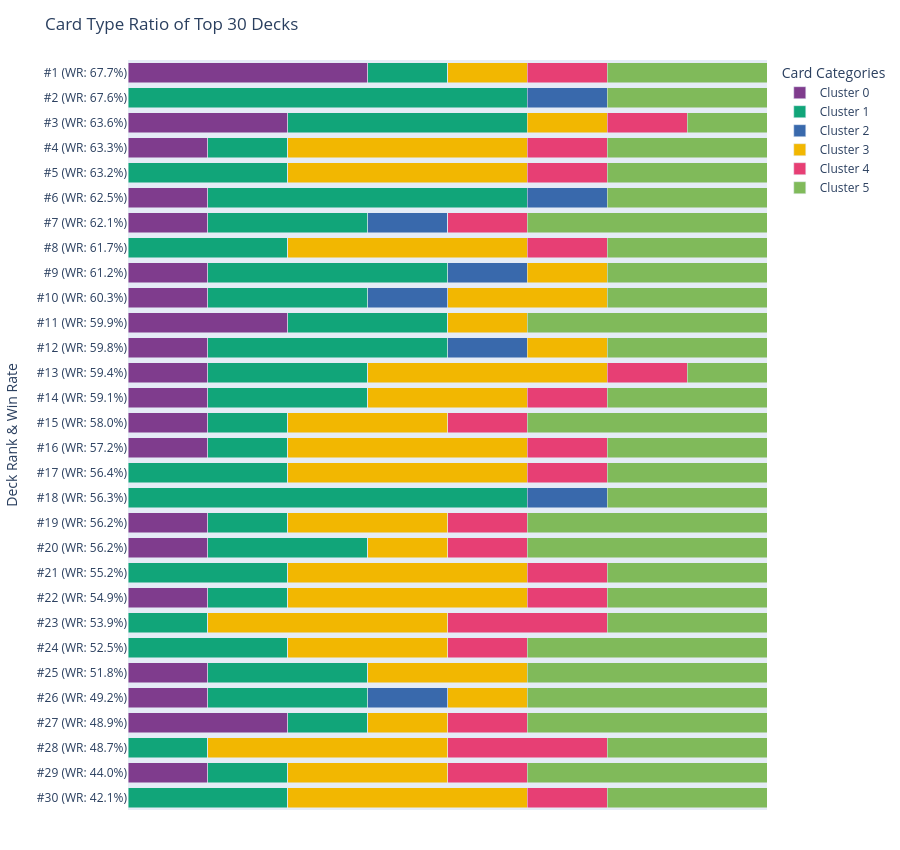

Notebook code cell kept with this figure:
### Markdown cell above
## Plot Deck Compositions

### Code cell
# Bar Chart of Deck Ratios
card_to_cluster = dict(zip(cards_df['name'], cards_df['Cluster']))
deck_clusters = decks_df.iloc[:, :8].map(lambda x: card_to_cluster.get(x, np.nan))

cluster_counts = deck_clusters.apply(lambda row: row.value_counts(), axis=1).fillna(0).astype(int)
cluster_counts = cluster_counts.reindex(columns=sorted(cluster_counts.columns))
cluster_counts.columns = [f"Cluster {int(c)}" for c in cluster_counts.columns]

cluster_ratios = cluster_counts.div(8)

decks_sorted = decks_df.sort_values(by='Win Rate', ascending=False).reset_index(drop=True)
cluster_ratios['Deck'] = [f"#{i+1} (WR: {row['Win Rate']}%)" for i, row in decks_sorted.iterrows()]

df_long = cluster_ratios.melt(id_vars='Deck', var_name='Cluster', value_name='Ratio')

fig = px.bar(
    df_long, 
    x='Ratio', 
    y='Deck', 
    color='Cluster', 
    orientation='h',
    title='Card Type Ratio of Top 30 Decks',
    labels={'Deck': 'Deck Rank & Win Rate'},
    category_orders={'Deck': cluster_ratios['Deck']} ,
    color_discrete_sequence=px.colors.qualitative.Bold
)

fig.update_layout(
    barmode='stack',
    height=850,
    xaxis=dict(visible=False, range=[0, 1]),
    margin=dict(l=120, r=40, t=60, b=40),
    legend_title_text='Card Categories',
    hovermode='y unified'
)

#fig.write_html('./graphs/card_type_ratio.html')
fig.show()

### Figure 1 — Plotly figure (JSON) as saved in the notebook; plotly's stock layout.template omitted (floating-point values rounded to 4 significant figures)
{"data": [{"hovertemplate": "Cluster=Cluster 0<br>Ratio=%{x}<br>Deck Rank & Win Rate=%{y}<extra></extra>", "legendgroup": "Cluster 0", "marker": {"color": "rgb(127, 60, 141)", "pattern": {"shape": ""}}, "name": "Cluster 0", "orientation": "h", "showlegend": true, "textposition": "auto", "type": "bar", "x": [0.375, 0.0, 0.25, 0.125, 0.0, 0.125, 0.125, 0.0, 0.125, 0.125, 0.25, 0.125, 0.125, 0.125, 0.125, 0.125, 0.0, 0.0, 0.125, 0.125, 0.0, 0.125, 0.0, 0.0, 0.125, 0.125, 0.25, 0.0, 0.125, 0.0], "xaxis": "x", "y": ["#1 (WR: 67.7%)", "#2 (WR: 67.6%)", "#3 (WR: 63.6%)", "#4 (WR: 63.3%)", "#5 (WR: 63.2%)", "#6 (WR: 62.5%)", "#7 (WR: 62.1%)", "#8 (WR: 61.7%)", "#9 (WR: 61.2%)", "#10 (WR: 60.3%)", "#11 (WR: 59.9%)", "#12 (WR: 59.8%)", "#13 (WR: 59.4%)", "#14 (WR: 59.1%)", "#15 (WR: 58.0%)", "#16 (WR: 57.2%)", "#17 (WR: 56.4%)", "#18 (WR: 56.3%)", "#19 (WR: 56.2%)", "#20 (WR: 56.2%)", "#21 (WR: 55.2%)", "#22 (WR: 54.9%)", "#23 (WR: 53.9%)", "#24 (WR: 52.5%)", "#25 (WR: 51.8%)", "#26 (WR: 49.2%)", "#27 (WR: 48.9%)", "#28 (WR: 48.7%)", "#29 (WR: 44.0%)", "#30 (WR: 42.1%)"], "yaxis": "y"}, {"hovertemplate": "Cluster=Cluster 1<br>Ratio=%{x}<br>Deck Rank & Win Rate=%{y}<extra></extra>", "legendgroup": "Cluster 1", "marker": {"color": "rgb(17, 165, 121)", "pattern": {"shape": ""}}, "name": "Cluster 1", "orientation": "h", "showlegend": true, "textposition": "auto", "type": "bar", "x": [0.125, 0.625, 0.375, 0.125, 0.25, 0.5, 0.25, 0.25, 0.375, 0.25, 0.25, 0.375, 0.25, 0.25, 0.125, 0.125, 0.25, 0.625, 0.125, 0.25, 0.25, 0.125, 0.125, 0.25, 0.25, 0.25, 0.125, 0.125, 0.125, 0.25], "xaxis": "x", "y": ["#1 (WR: 67.7%)", "#2 (WR: 67.6%)", "#3 (WR: 63.6%)", "#4 (WR: 63.3%)", "#5 (WR: 63.2%)", "#6 (WR: 62.5%)", "#7 (WR: 62.1%)", "#8 (WR: 61.7%)", "#9 (WR: 61.2%)", "#10 (WR: 60.3%)", "#11 (WR: 59.9%)", "#12 (WR: 59.8%)", "#13 (WR: 59.4%)", "#14 (WR: 59.1%)", "#15 (WR: 58.0%)", "#16 (WR: 57.2%)", "#17 (WR: 56.4%)", "#18 (WR: 56.3%)", "#19 (WR: 56.2%)", "#20 (WR: 56.2%)", "#21 (WR: 55.2%)", "#22 (WR: 54.9%)", "#23 (WR: 53.9%)", "#24 (WR: 52.5%)", "#25 (WR: 51.8%)", "#26 (WR: 49.2%)", "#27 (WR: 48.9%)", "#28 (WR: 48.7%)", "#29 (WR: 44.0%)", "#30 (WR: 42.1%)"], "yaxis": "y"}, {"hovertemplate": "Cluster=Cluster 2<br>Ratio=%{x}<br>Deck Rank & Win Rate=%{y}<extra></extra>", "legendgroup": "Cluster 2", "marker": {"color": "rgb(57, 105, 172)", "pattern": {"shape": ""}}, "name": "Cluster 2", "orientation": "h", "showlegend": true, "textposition": "auto", "type": "bar", "x": [0.0, 0.125, 0.0, 0.0, 0.0, 0.125, 0.125, 0.0, 0.125, 0.125, 0.0, 0.125, 0.0, 0.0, 0.0, 0.0, 0.0, 0.125, 0.0, 0.0, 0.0, 0.0, 0.0, 0.0, 0.0, 0.125, 0.0, 0.0, 0.0, 0.0], "xaxis": "x", "y": ["#1 (WR: 67.7%)", "#2 (WR: 67.6%)", "#3 (WR: 63.6%)", "#4 (WR: 63.3%)", "#5 (WR: 63.2%)", "#6 (WR: 62.5%)", "#7 (WR: 62.1%)", "#8 (WR: 61.7%)", "#9 (WR: 61.2%)", "#10 (WR: 60.3%)", "#11 (WR: 59.9%)", "#12 (WR: 59.8%)", "#13 (WR: 59.4%)", "#14 (WR: 59.1%)", "#15 (WR: 58.0%)", "#16 (WR: 57.2%)", "#17 (WR: 56.4%)", "#18 (WR: 56.3%)", "#19 (WR: 56.2%)", "#20 (WR: 56.2%)", "#21 (WR: 55.2%)", "#22 (WR: 54.9%)", "#23 (WR: 53.9%)", "#24 (WR: 52.5%)", "#25 (WR: 51.8%)", "#26 (WR: 49.2%)", "#27 (WR: 48.9%)", "#28 (WR: 48.7%)", "#29 (WR: 44.0%)", "#30 (WR: 42.1%)"], "yaxis": "y"}, {"hovertemplate": "Cluster=Cluster 3<br>Ratio=%{x}<br>Deck Rank & Win Rate=%{y}<extra></extra>", "legendgroup": "Cluster 3", "marker": {"color": "rgb(242, 183, 1)", "pattern": {"shape": ""}}, "name": "Cluster 3", "orientation": "h", "showlegend": true, "textposition": "auto", "type": "bar", "x": [0.125, 0.0, 0.125, 0.375, 0.375, 0.0, 0.0, 0.375, 0.125, 0.25, 0.125, 0.125, 0.375, 0.25, 0.25, 0.375, 0.375, 0.0, 0.25, 0.125, 0.375, 0.375, 0.375, 0.25, 0.25, 0.125, 0.125, 0.375, 0.25, 0.375], "xaxis": "x", "y": ["#1 (WR: 67.7%)", "#2 (WR: 67.6%)", "#3 (WR: 63.6%)", "#4 (WR: 63.3%)", "#5 (WR: 63.2%)", "#6 (WR: 62.5%)", "#7 (WR: 62.1%)", "#8 (WR: 61.7%)", "#9 (WR: 61.2%)", "#10 (WR: 60.3%)", "#11 (WR: 59.9%)", "#12 (WR: 59.8%)", "#13 (WR: 59.4%)", "#14 (WR: 59.1%)", "#15 (WR: 58.0%)", "#16 (WR: 57.2%)", "#17 (WR: 56.4%)", "#18 (WR: 56.3%)", "#19 (WR: 56.2%)", "#20 (WR: 56.2%)", "#21 (WR: 55.2%)", "#22 (WR: 54.9%)", "#23 (WR: 53.9%)", "#24 (WR: 52.5%)", "#25 (WR: 51.8%)", "#26 (WR: 49.2%)", "#27 (WR: 48.9%)", "#28 (WR: 48.7%)", "#29 (WR: 44.0%)", "#30 (WR: 42.1%)"], "yaxis": "y"}, {"hovertemplate": "Cluster=Cluster 4<br>Ratio=%{x}<br>Deck Rank & Win Rate=%{y}<extra></extra>", "legendgroup": "Cluster 4", "marker": {"color": "rgb(231, 63, 116)", "pattern": {"shape": ""}}, "name": "Cluster 4", "orientation": "h", "showlegend": true, "textposition": "auto", "type": "bar", "x": [0.125, 0.0, 0.125, 0.125, 0.125, 0.0, 0.125, 0.125, 0.0, 0.0, 0.0, 0.0, 0.125, 0.125, 0.125, 0.125, 0.125, 0.0, 0.125, 0.125, 0.125, 0.125, 0.25, 0.125, 0.0, 0.0, 0.125, 0.25, 0.125, 0.125], "xaxis": "x", "y": ["#1 (WR: 67.7%)", "#2 (WR: 67.6%)", "#3 (WR: 63.6%)", "#4 (WR: 63.3%)", "#5 (WR: 63.2%)", "#6 (WR: 62.5%)", "#7 (WR: 62.1%)", "#8 (WR: 61.7%)", "#9 (WR: 61.2%)", "#10 (WR: 60.3%)", "#11 (WR: 59.9%)", "#12 (WR: 59.8%)", "#13 (WR: 59.4%)", "#14 (WR: 59.1%)", "#15 (WR: 58.0%)", "#16 (WR: 57.2%)", "#17 (WR: 56.4%)", "#18 (WR: 56.3%)", "#19 (WR: 56.2%)", "#20 (WR: 56.2%)", "#21 (WR: 55.2%)", "#22 (WR: 54.9%)", "#23 (WR: 53.9%)", "#24 (WR: 52.5%)", "#25 (WR: 51.8%)", "#26 (WR: 49.2%)", "#27 (WR: 48.9%)", "#28 (WR: 48.7%)", "#29 (WR: 44.0%)", "#30 (WR: 42.1%)"], "yaxis": "y"}, {"hovertemplate": "Cluster=Cluster 5<br>Ratio=%{x}<br>Deck Rank & Win Rate=%{y}<extra></extra>", "legendgroup": "Cluster 5", "marker": {"color": "rgb(128, 186, 90)", "pattern": {"shape": ""}}, "name": "Cluster 5", "orientation": "h", "showlegend": true, "textposition": "auto", "type": "bar", "x": [0.25, 0.25, 0.125, 0.25, 0.25, 0.25, 0.375, 0.25, 0.25, 0.25, 0.375, 0.25, 0.125, 0.25, 0.375, 0.25, 0.25, 0.25, 0.375, 0.375, 0.25, 0.25, 0.25, 0.375, 0.375, 0.375, 0.375, 0.25, 0.375, 0.25], "xaxis": "x", "y": ["#1 (WR: 67.7%)", "#2 (WR: 67.6%)", "#3 (WR: 63.6%)", "#4 (WR: 63.3%)", "#5 (WR: 63.2%)", "#6 (WR: 62.5%)", "#7 (WR: 62.1%)", "#8 (WR: 61.7%)", "#9 (WR: 61.2%)", "#10 (WR: 60.3%)", "#11 (WR: 59.9%)", "#12 (WR: 59.8%)", "#13 (WR: 59.4%)", "#14 (WR: 59.1%)", "#15 (WR: 58.0%)", "#16 (WR: 57.2%)", "#17 (WR: 56.4%)", "#18 (WR: 56.3%)", "#19 (WR: 56.2%)", "#20 (WR: 56.2%)", "#21 (WR: 55.2%)", "#22 (WR: 54.9%)", "#23 (WR: 53.9%)", "#24 (WR: 52.5%)", "#25 (WR: 51.8%)", "#26 (WR: 49.2%)", "#27 (WR: 48.9%)", "#28 (WR: 48.7%)", "#29 (WR: 44.0%)", "#30 (WR: 42.1%)"], "yaxis": "y"}], "layout": {"barmode": "stack", "height": 850, "hovermode": "y unified", "legend": {"title": {"text": "Card Categories"}, "tracegroupgap": 0}, "margin": {"b": 40, "l": 120, "r": 40, "t": 60}, "title": {"text": "Card Type Ratio of Top 30 Decks"}, "xaxis": {"anchor": "y", "domain": [0, 1], "range": [0, 1], "title": {"text": "Ratio"}, "visible": false}, "yaxis": {"anchor": "x", "categoryarray": ["#30 (WR: 42.1%)", "#29 (WR: 44.0%)", "#28 (WR: 48.7%)", "#27 (WR: 48.9%)", "#26 (WR: 49.2%)", "#25 (WR: 51.8%)", "#24 (WR: 52.5%)", "#23 (WR: 53.9%)", "#22 (WR: 54.9%)", "#21 (WR: 55.2%)", "#20 (WR: 56.2%)", "#19 (WR: 56.2%)", "#18 (WR: 56.3%)", "#17 (WR: 56.4%)", "#16 (WR: 57.2%)", "#15 (WR: 58.0%)", "#14 (WR: 59.1%)", "#13 (WR: 59.4%)", "#12 (WR: 59.8%)", "#11 (WR: 59.9%)", "#10 (WR: 60.3%)", "#9 (WR: 61.2%)", "#8 (WR: 61.7%)", "#7 (WR: 62.1%)", "#6 (WR: 62.5%)", "#5 (WR: 63.2%)", "#4 (WR: 63.3%)", "#3 (WR: 63.6%)", "#2 (WR: 67.6%)", "#1 (WR: 67.7%)"], "categoryorder": "array", "domain": [0, 1], "title": {"text": "Deck Rank & Win Rate"}}}}
